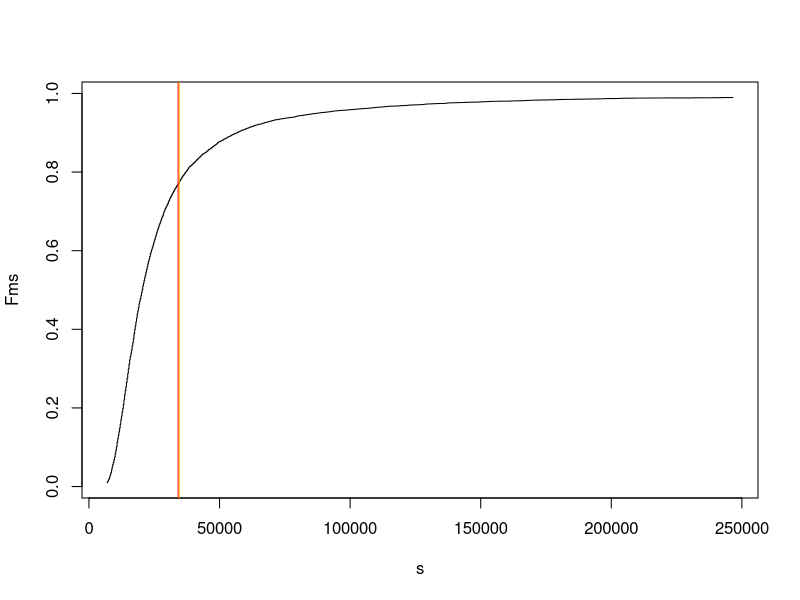
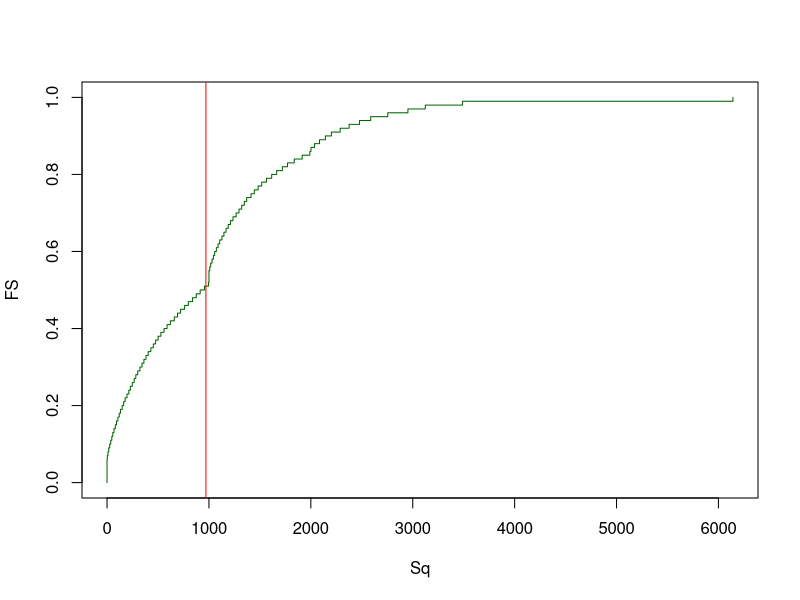
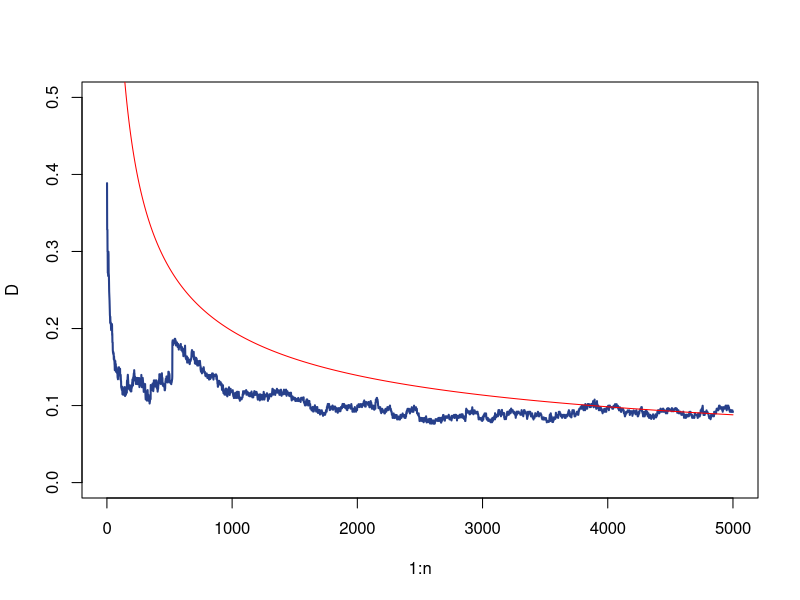
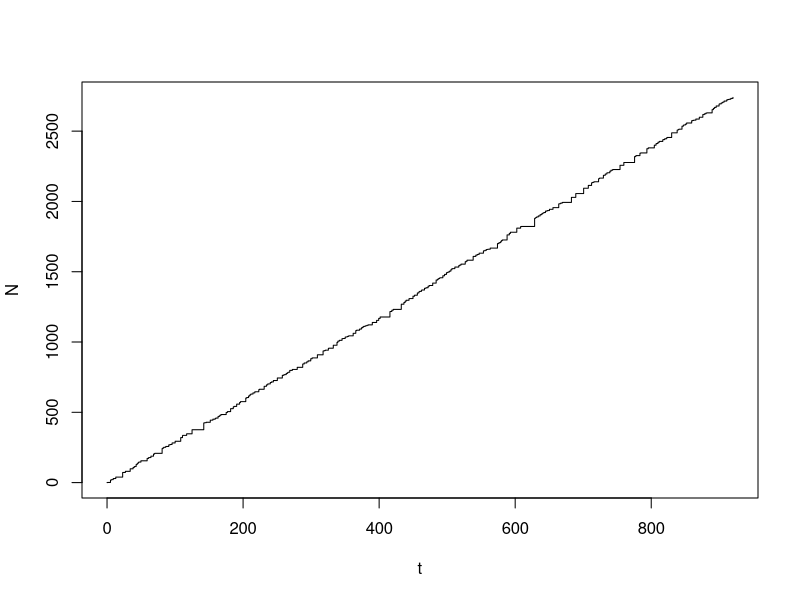
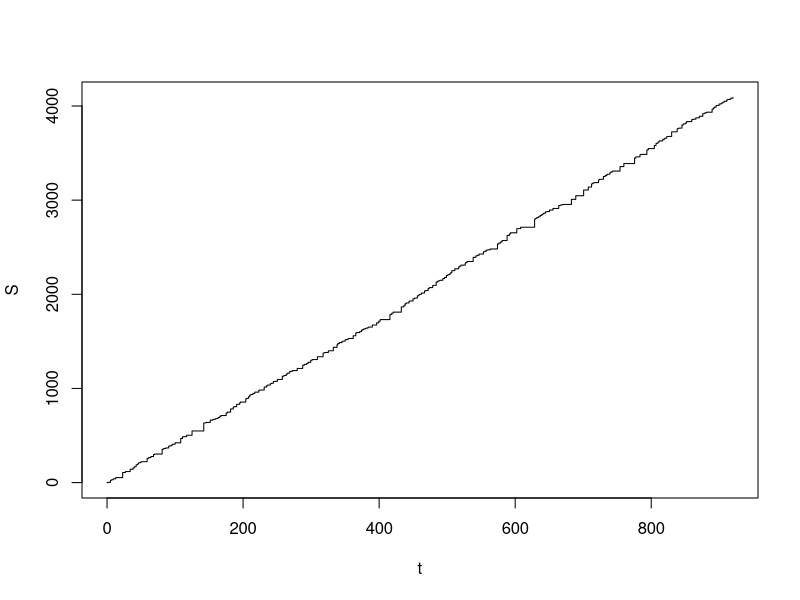
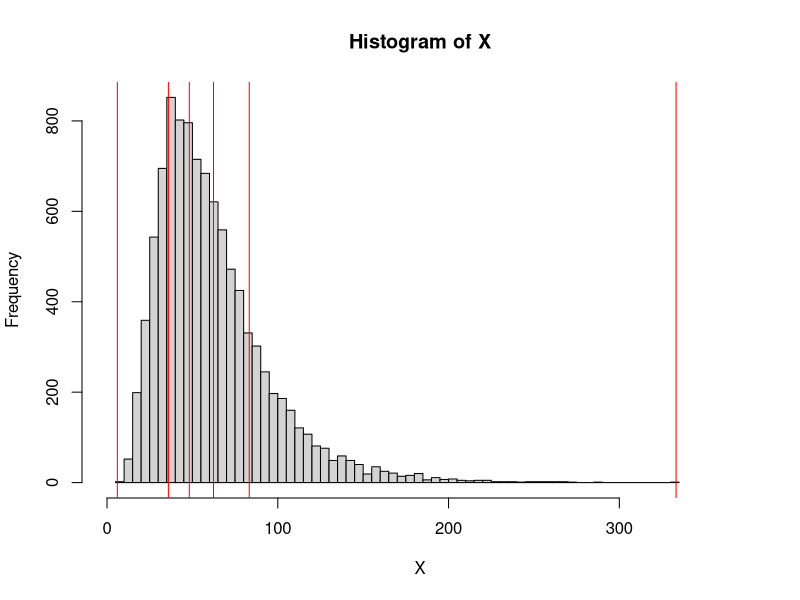
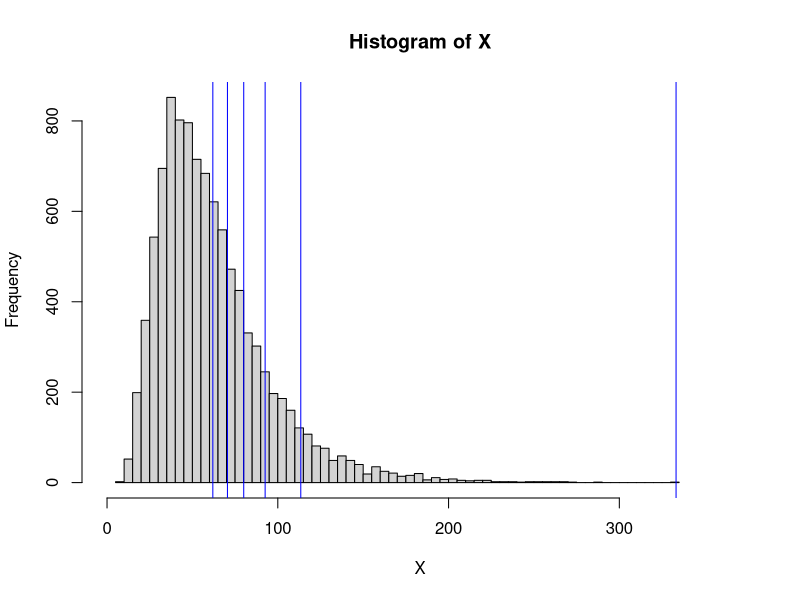
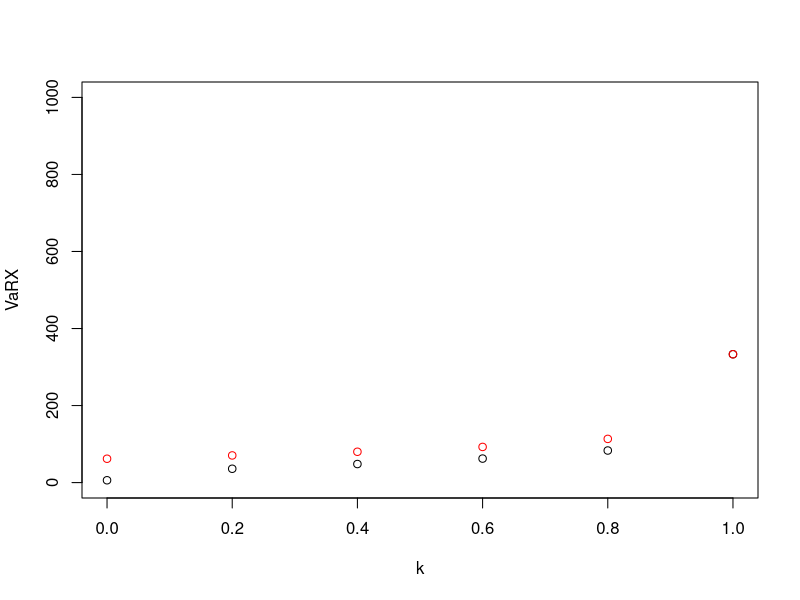

R code for these plots, in order:
## ---- chunk 1
# 1. número de distribuciones
n <- 200
# parámetros para las n distribuciones
mu <- seq( 1, 2, length.out = n )
sigma <- seq( 2, 3, length.out = n )

# 2. número de simulaciones
m <- 1e4 

# 3. simulación de severidades
X <- lapply( 1:m, FUN = function( i ) sapply( 1:n, FUN = function( j ) rlnorm( 1, meanlog = mu[ j ], sdlog = sigma[ j ] ) ) )

# 4. simulación de severidad total
S <- sapply( X, FUN = function( x ) sum( x ) )
## ---- chunk 2
# estimación distribución acumulada empírica de S
Fm <- ecdf( S )

# esperanza empírica
EeS <- mean( S )

# esperanza teórica
ES <- sum( sapply( 1:n, FUN = function( i ) exp( mu[i] + 0.5 * sigma[i]^2 ) ) )

s <- seq( quantile( S, probs = 0.01 ), quantile( S, probs = 0.99 ), length.out = 1e3 )
Fms <- sapply( s, FUN = Fm )

plot( s, Fms, type = 's' )
abline( v = EeS, col = 'red' )
abline( v = ES, col = 'orange' )
## ---- chunk 3
N <- 1e5
s <- seq( min( S ), max( S ), length.out = N )
EmS <- sum( s[-N] * diff( sapply( s, FUN = Fm ) ) )
## ---- chunk 4
# 1. selección de simulaciones
m <- 1e4

# 2. especificación de los parámetros para las distribuciones
u <- 5
s <- 2
l <- 3

# 3. simulación del conteo de siniestros
N <- rpois( n = m, lambda = l )

# 4. simulación de la severidad de los reclamos
X <- lapply( N, FUN = function( n ) rlnorm( n, meanlog = u, sdlog = s ) )

# 5. reclamo total, agregación por cada simulación
S <- sapply( X, FUN = function( x ) sum( x, na.rm = TRUE ) )
## ---- chunk 5
m <- 1e4
n <- 1000
p <- 0.2
mu <- 5
sigma <- 2
B <- lapply( 1:m, FUN = function( i ) rbinom( n, size = 1, prob = p ) )
X <- lapply( 1:m, FUN = function( i ) rlnorm( n, meanlog = mu, sdlog = sigma ) )
S <- sapply( 1:m, FUN = function( i ) sum( B[[ i ]] * X[[ i ]], na.rm = TRUE ) )

EeS <- mean( S )
ES <- n * p * exp( mu + 0.5 * sigma^2 )
## ---- chunk 6
# 1. selección de simulaciones
m <- 1e4

# 2. especificación de los parámetros para las distribuciones
u <- 5
s <- 2
l <- 3

# 3. se especifica la función deducible
D <- function( x, d, M ) {
  return( min( max( x - d, 0 ), M ) )
}

# 4. simulación del conteo de siniestros
N <- rpois( n = m, lambda = l )

# 5. simulación de la severidad de los reclamos
X <- lapply( N, FUN = function( n ) rlnorm( n, meanlog = u, sdlog = s ) )

# 6. se aplica el deducible a los reclamos
DX <- lapply( X, FUN = function( x ) sapply( x, FUN = function( y ) D( y, 10, 1000 ) ) )

# 7. reclamo total, agregación por cada simulación
S <- sapply( DX, FUN = function( x ) ifelse( length( x ) == 0, 0, sum( x, na.rm = TRUE ) ) )
## ---- chunk 7
FS <- seq( 0, 1, 0.01 )
Sq <- quantile( S, probs = FS )
ES <- mean( S )
plot( Sq, FS, type = 's', col = 'darkgreen' )
abline( v = ES, col = 'red' )
## ---- chunk 8
m <- 500
n <- 5000
u <- 4
s <- 2
X <- lapply( 1:m, FUN = function( j ) rlnorm( n, meanlog = u, sdlog = s ) )
EX <- exp( u + 0.5 * s^2 )
SDX <- sqrt( ( exp( s^2 ) - 1 ) * exp( 2 * u + s^2 ) )
S <- lapply( X, FUN = function( x ) cumsum( x ) )
ES <- sapply( 1:n, FUN = function( i ) mean( sapply( 1:m, FUN = function( j ) S[[ j ]][ i ] ) ) )
VS <- sapply( 1:n, FUN = function( i ) var( sapply( 1:m, FUN = function( j ) S[[ j ]][ i ] ) ) )
NS <- lapply( S, FUN = function( s ) ( s - ES ) / sqrt( abs( VS ) ) )
z <- seq( -4, 4, length.out = 100 )
FSn <- lapply( 1:n, FUN = function( i ) ecdf( sapply( 1:m, FUN = function( j ) NS[[ j ]][ i ] ) )( z ) )
D <- sapply( FSn, FUN = function( Fn ) max( abs( Fn - pnorm( z ) ) ) )

C <- 0.015
# C <- 1 / sqrt( 2 * pi )
rho <- exp( 3 * u + 3^2 * s^2 / 2 )
Bn <- C * rho / ( SDX^3 * sqrt( 1:n ) )

plot( 1:n, D, pch = 16, cex = 0.5, type = 'l', lwd = 2, lty = 1, ylim = c( 0, 0.5 ), col = 'royalblue4' )
points( 1:n, Bn, type = 'l', lty = 1, col = 'red' )
## ---- chunk 9
l <- 3
n <- 300
dt <- rexp( n = n, rate = 1 / l )
t <- c( 0, cumsum( dt ) )
dN <- sapply( dt, FUN = function( w ) rpois( 1, lambda = l * w ) )
N <- c( 0, cumsum( dN ) )
sh <- 3
rt <- 2
X <- lapply( dN, FUN = function( n ) rgamma( n, shape = sh, rate = rt ) )
dS <- sapply( X, FUN = function( x ) sum( x ) )
S <- c( 0, cumsum( dS ) )
plot( t, N, type = 's' )
plot( t, S, type = 's' )
## ---- chunk 10
u <- 4
s <- 0.5
n <- 1e4
X <- rlnorm( n, meanlog = u, sdlog = s )
k <- seq( 0, 1, 0.2 ) 
VaRX <- quantile( X, probs = k, names = FALSE )
TVaRX <- sapply( 
  1:length( VaRX ), 
  FUN = function( i ) ifelse( k[ i ] < 1, ( 1 / ( 1 - k[ i ] ) ) * mean( X * ( X > VaRX[ i ] ) ), max( X ) ) )

hist( X, breaks = 100, xlim = c( 0, 1.1 * max( X ) ) )
abline( v = VaRX, col = 'red' )

hist( X, breaks = 100, xlim = c( 0, 1.1 * max( X ) ) )
abline( v = TVaRX, col = 'blue' )
## ---- chunk 11
plot( k, VaRX, ylim = c( 0, 1e3 ) )
points( k, TVaRX, col = 'red' )
